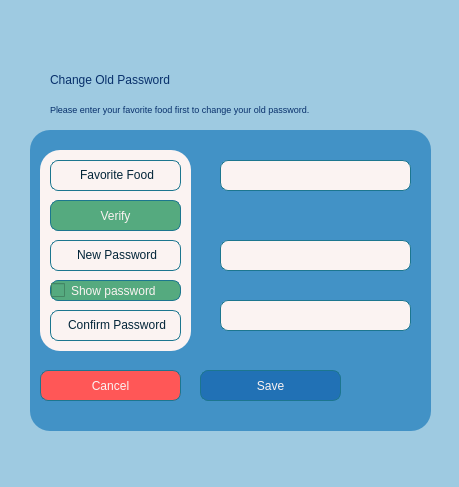
<?xml version="1.0" encoding="UTF-8"?>
<ui version="4.0">
 <class>Dialog</class>
 <widget class="QDialog" name="Dialog">
  <property name="geometry">
   <rect>
    <x>0</x>
    <y>0</y>
    <width>459</width>
    <height>487</height>
   </rect>
  </property>
  <property name="windowTitle">
   <string>Dialog</string>
  </property>
  <property name="styleSheet">
   <string notr="true">background-color:rgb(158, 202, 225);
</string>
  </property>
  <widget class="QLabel" name="label">
   <property name="geometry">
    <rect>
     <x>50</x>
     <y>70</y>
     <width>281</width>
     <height>20</height>
    </rect>
   </property>
   <property name="styleSheet">
    <string notr="true">
color:rgb(8, 48, 107);
font: 75 12pt &quot;Verdana&quot;;</string>
   </property>
   <property name="text">
    <string>Change Old Password</string>
   </property>
  </widget>
  <widget class="QFrame" name="frame">
   <property name="geometry">
    <rect>
     <x>30</x>
     <y>130</y>
     <width>401</width>
     <height>301</height>
    </rect>
   </property>
   <property name="styleSheet">
    <string notr="true">background-color:rgb(66, 146, 198);
border-radius:20px;</string>
   </property>
   <property name="frameShape">
    <enum>QFrame::StyledPanel</enum>
   </property>
   <property name="frameShadow">
    <enum>QFrame::Raised</enum>
   </property>
   <widget class="QLabel" name="label_4">
    <property name="geometry">
     <rect>
      <x>20</x>
      <y>30</y>
      <width>131</width>
      <height>31</height>
     </rect>
    </property>
    <property name="styleSheet">
     <string notr="true">background-color:rgb(251, 243, 242);
color:rgb(3, 37, 57);
font: 75 10pt &quot;Verdana&quot;;
border: 1px solid rgb(28, 118, 143);
border-radius: 8px;</string>
    </property>
    <property name="text">
     <string>&lt;html&gt;&lt;head/&gt;&lt;body&gt;&lt;p align=&quot;center&quot;&gt;Favorite Food&lt;/p&gt;&lt;/body&gt;&lt;/html&gt;</string>
    </property>
   </widget>
   <widget class="Line" name="line">
    <property name="geometry">
     <rect>
      <x>10</x>
      <y>20</y>
      <width>151</width>
      <height>201</height>
     </rect>
    </property>
    <property name="styleSheet">
     <string notr="true">background-color:rgb(251, 243, 242);;</string>
    </property>
    <property name="orientation">
     <enum>Qt::Vertical</enum>
    </property>
   </widget>
   <widget class="QLabel" name="newPassword_2">
    <property name="geometry">
     <rect>
      <x>20</x>
      <y>110</y>
      <width>131</width>
      <height>31</height>
     </rect>
    </property>
    <property name="styleSheet">
     <string notr="true">background-color:rgb(251, 243, 242);
color:rgb(3, 37, 57);
font: 75 10pt &quot;Verdana&quot;;
border: 1px solid rgb(28, 118, 143);
border-radius: 8px;</string>
    </property>
    <property name="text">
     <string>&lt;html&gt;&lt;head/&gt;&lt;body&gt;&lt;p align=&quot;center&quot;&gt;New Password&lt;/p&gt;&lt;/body&gt;&lt;/html&gt;</string>
    </property>
   </widget>
   <widget class="QLabel" name="newPassword_4">
    <property name="geometry">
     <rect>
      <x>20</x>
      <y>180</y>
      <width>131</width>
      <height>31</height>
     </rect>
    </property>
    <property name="styleSheet">
     <string notr="true">background-color:rgb(251, 243, 242);
color:rgb(3, 37, 57);
font: 75 10pt &quot;Verdana&quot;;
border: 1px solid rgb(28, 118, 143);
border-radius: 8px;</string>
    </property>
    <property name="text">
     <string>&lt;html&gt;&lt;head/&gt;&lt;body&gt;&lt;p align=&quot;center&quot;&gt;Confirm Password&lt;/p&gt;&lt;/body&gt;&lt;/html&gt;</string>
    </property>
   </widget>
   <widget class="QLineEdit" name="favoriteFood">
    <property name="geometry">
     <rect>
      <x>190</x>
      <y>30</y>
      <width>191</width>
      <height>31</height>
     </rect>
    </property>
    <property name="styleSheet">
     <string notr="true">background-color:rgb(251, 243, 242);;
color:rgb(3, 37, 57);
font: 75 10pt &quot;Verdana&quot;;
border: 1px solid rgb(28, 118, 143);
border-radius: 8px;</string>
    </property>
   </widget>
   <widget class="QLineEdit" name="newPassword">
    <property name="geometry">
     <rect>
      <x>190</x>
      <y>110</y>
      <width>191</width>
      <height>31</height>
     </rect>
    </property>
    <property name="styleSheet">
     <string notr="true">background-color:rgb(251, 243, 242);;
color:rgb(3, 37, 57);
font: 75 10pt &quot;Verdana&quot;;
border: 1px solid rgb(28, 118, 143);
border-radius: 8px;</string>
    </property>
   </widget>
   <widget class="QLineEdit" name="confirmPassword">
    <property name="geometry">
     <rect>
      <x>190</x>
      <y>170</y>
      <width>191</width>
      <height>31</height>
     </rect>
    </property>
    <property name="styleSheet">
     <string notr="true">background-color:rgb(251, 243, 242);;
color:rgb(3, 37, 57);
font: 75 10pt &quot;Verdana&quot;;
border: 1px solid rgb(28, 118, 143);
border-radius: 8px;</string>
    </property>
   </widget>
   <widget class="QPushButton" name="verifyBtn">
    <property name="geometry">
     <rect>
      <x>20</x>
      <y>70</y>
      <width>131</width>
      <height>31</height>
     </rect>
    </property>
    <property name="styleSheet">
     <string notr="true">border: 1px solid rgb(28, 118, 143);
font: 75 10pt &quot;MS Shell Dlg 2&quot;;
border-radius: 8px;
color:rgb(251, 243, 242);
background-color:rgb(85, 170, 127)</string>
    </property>
    <property name="text">
     <string>Verify</string>
    </property>
   </widget>
   <widget class="QCheckBox" name="togglePasswordCheckbox">
    <property name="geometry">
     <rect>
      <x>20</x>
      <y>150</y>
      <width>131</width>
      <height>21</height>
     </rect>
    </property>
    <property name="styleSheet">
     <string notr="true">border: 1px solid rgb(28, 118, 143);
font: 75 10pt &quot;MS Shell Dlg 2&quot;;
border-radius: 8px;
color:rgb(251, 243, 242);
background-color:rgb(85, 170, 127)</string>
    </property>
    <property name="text">
     <string>Show password</string>
    </property>
   </widget>
   <zorder>line</zorder>
   <zorder>label_4</zorder>
   <zorder>newPassword_2</zorder>
   <zorder>newPassword_4</zorder>
   <zorder>favoriteFood</zorder>
   <zorder>newPassword</zorder>
   <zorder>confirmPassword</zorder>
   <zorder>verifyBtn</zorder>
   <zorder>togglePasswordCheckbox</zorder>
  </widget>
  <widget class="QLabel" name="label_2">
   <property name="geometry">
    <rect>
     <x>50</x>
     <y>100</y>
     <width>371</width>
     <height>20</height>
    </rect>
   </property>
   <property name="styleSheet">
    <string notr="true">
color:rgb(8, 48, 107);
font: 75 12pt &quot;Verdana&quot;;</string>
   </property>
   <property name="text">
    <string>&lt;html&gt;&lt;head/&gt;&lt;body&gt;&lt;p&gt;&lt;span style=&quot; font-size:7pt;&quot;&gt;Please enter your favorite food first to change your old password.&lt;/span&gt;&lt;/p&gt;&lt;/body&gt;&lt;/html&gt;</string>
   </property>
  </widget>
  <widget class="QPushButton" name="cancelBtn">
   <property name="geometry">
    <rect>
     <x>40</x>
     <y>370</y>
     <width>141</width>
     <height>31</height>
    </rect>
   </property>
   <property name="styleSheet">
    <string notr="true">border: 1px solid rgb(28, 118, 143);
font: 75 10pt &quot;MS Shell Dlg 2&quot;;
border-radius: 8px;
color:rgb(251, 243, 242);
background-color:rgb(255, 87, 87);</string>
   </property>
   <property name="text">
    <string>Cancel</string>
   </property>
  </widget>
  <widget class="QPushButton" name="saveBtn">
   <property name="geometry">
    <rect>
     <x>200</x>
     <y>370</y>
     <width>141</width>
     <height>31</height>
    </rect>
   </property>
   <property name="styleSheet">
    <string notr="true">border: 1px solid rgb(28, 118, 143);
font: 75 10pt &quot;MS Shell Dlg 2&quot;;
border-radius: 8px;
color:rgb(251, 243, 242);
background-color:rgb(33, 113, 181);</string>
   </property>
   <property name="text">
    <string>Save</string>
   </property>
  </widget>
 </widget>
 <resources/>
 <connections/>
</ui>
